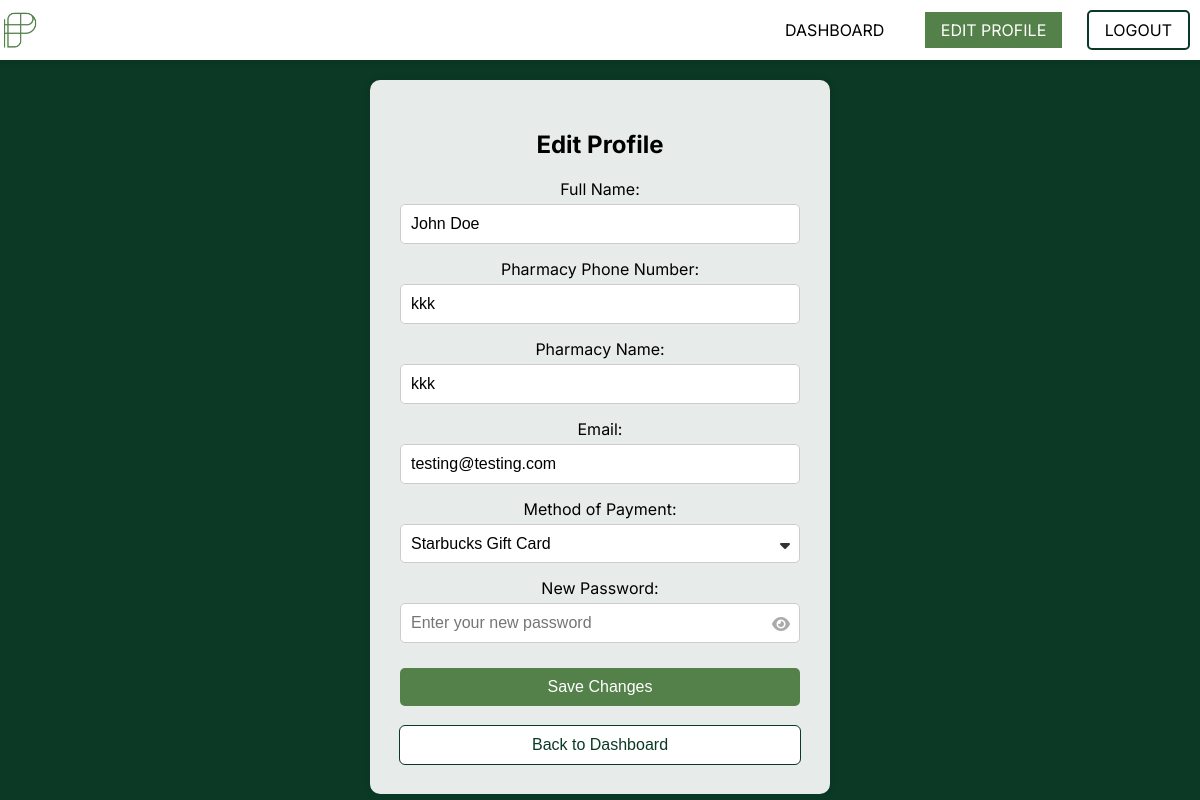
The page /profile (signed in) on the database its author committed.
### app.py (models this page shows, shortened)
class User(UserMixin, db.Model):
    id = db.Column(db.Integer, primary_key=True)
    email = db.Column(db.String(150), unique=True, nullable=False)
    password = db.Column(db.String(150), nullable=False)
    full_name = db.Column(db.String(150), nullable=False)
    pharmacy_phone = db.Column(db.String(150), nullable=False)
    pharmacy_name = db.Column(db.String(150), nullable=False)
    payment_method = db.Column(db.String(150), nullable=False)
    counseling_fees = db.Column(db.Float, default=0.0)
    wheel_total = db.Column(db.Float, default=0.0)

### app.py (the view, shortened to what this page needs)
@app.route('/profile', methods=['GET', 'POST'])
@login_required
def profile():
    return render_template('profile.html')

### app.py (called while the page is built)
@login_manager.user_loader
def load_user(user_id):
    return db.session.get(User, int(user_id))

### templates/profile.html (shortened to what this page needs)
<!DOCTYPE html>
<html lang="en">
<head>
    <link rel="stylesheet" href="{{ url_for('static', filename='profile_styles.css') }}">
    <link rel="stylesheet" href="https://cdnjs.cloudflare.com/ajax/libs/font-awesome/6.0.0-beta3/css/all.min.css">
</head>
<body>
    <nav class="navbar">
        <div class="nav-left">
            <img src="{{ url_for('static', filename='phlicon.png') }}" alt="Logo" height="40">
        </div>
        <div class="nav-right">
            <a href="{{ url_for('dashboard') }}">Dashboard</a>
            <a href="{{ url_for('profile') }}" class="active">Edit Profile</a>
            <a href="{{ url_for('logout') }}" class="logout-button">Logout</a>
        </div>
    </nav>
    <div class="container">
        <h2>Edit Profile</h2>
        <form method="POST" action="{{ url_for('profile') }}">
            <label for="full_name">Full Name:</label>
            <input type="text" name="full_name" id="full_name" value="{{ current_user.full_name }}" required aria-label="Full Name" placeholder="Enter your full name">
            <label for="pharmacy_phone">Pharmacy Phone Number:</label>
            <input type="text" name="pharmacy_phone" id="pharmacy_phone" value="{{ current_user.pharmacy_phone }}" required aria-label="Pharmacy Phone Number" placeholder="Enter your pharmacy phone number">
            <label for="pharmacy_name">Pharmacy Name:</label>
            <input type="text" name="pharmacy_name" id="pharmacy_name" value="{{ current_user.pharmacy_name }}" required aria-label="Pharmacy Name" placeholder="Enter your pharmacy name">
            <label for="email">Email:</label>
            <input type="email" name="email" id="email" value="{{ current_user.email }}" required aria-label="Email" placeholder="Enter your email">
            <label for="payment_method">Method of Payment:</label>
            <div class="custom-select-wrapper">
                <select class="custom-select" name="payment_method" id="payment_method" required aria-label="Method of Payment">
                    <option value="starbucks_gift_card" {% if current_user.payment_method == 'starbucks_gift_card' %}selected{% endif %}>Starbucks Gift Card</option>
                </select>
            </div>
            <label for="password">New Password:</label>
            <div class="password-container">
                <input
                    type="password"
                    name="password"
                    id="password"
                    aria-label="New password"
                    placeholder="Enter your new password"
                    required>
                <span class="eye-icon" onclick="togglePassword()">
                    <i class="fas fa-eye"></i>
                </span>
            </div>
            <button type="submit">Save Changes</button>
        </form>
        <button style="width: 100%;" class="link-button" onclick="location.href='{{ url_for('dashboard') }}'">Back to Dashboard</button>
    </div>
</body>
</html>

### static/profile_styles.css (style rules this page uses)
body { font-family: "Inter", serif; margin: 0; background-color: #0b3926; min-height: 100vh; display: flex; flex-direction: column; align-items: center; justify-content: flex-start; color: black; }
.navbar { width: 100%; display: flex; justify-content: space-between; align-items: center; padding: 10px 20px; background-color: white; color: black; box-shadow: 0px 2px 5px rgba(0, 0, 0, 0.1); position: sticky; top: 0; z-index: 1000; }
.navbar .nav-left { display: flex; align-items: center; }
.navbar .nav-left img { margin-right: 10px; }
.navbar a { text-decoration: none; margin: 0 10px; padding: 8px 16px; color: black; text-transform: uppercase; transition: background-color 0.3s ease; }
.navbar a.active { background-color: #54804a; color: white; }
.navbar .logout-button { border: 2px solid #0b3926; border-radius: 5px; color: black; }
.container { text-align: center; background-color: rgba(255, 255, 255, 0.9); padding: 30px; border-radius: 10px; box-shadow: 0px 0px 10px rgba(0, 0, 0, 0.1); max-width: 400px; width: 100%; margin-top: 20px; }
form { display: flex; flex-direction: column; }
label { margin-bottom: 5px; }
input, select { margin-bottom: 15px; padding: 10px; font-size: 16px; border: 1px solid #ccc; border-radius: 5px; }
.password-container { position: relative; display: flex; flex-direction: column; }
.eye-icon { position: absolute; top: 50%; right: 10px; transform: translateY(-80%); cursor: pointer; color: #aaa; }
button { padding: 10px; font-size: 16px; border: none; border-radius: 5px; background-color: #54804a; color: white; cursor: pointer; margin-top: 10px; transition: background-color 0.3s; }
.link-button { background-color: white; color: #0b3926; outline: solid 1px #0b3926; margin-top: 20px; }
.custom-select { appearance: none; -webkit-appearance: none; -moz-appearance: none; background-color: white; border: 1px solid #ccc; padding: 10px; font-size: 16px; cursor: pointer; width: 100%; position: relative; }
.custom-select-wrapper { position: relative; display: inline-block; width: 100%; }
.custom-select-wrapper::after { content: '\f0d7'; font-family: "Font Awesome 5 Free"; font-weight: 900; position: absolute; top: 50%; right: 10px; pointer-events: none; transform: translateY(-90%); color: #333; }

### rows shown on the page
User: full_name "John Doe", pharmacy_phone "kkk", pharmacy_name "kkk", email "testing@testing.com", payment_method "Starbucks Gift Card"
